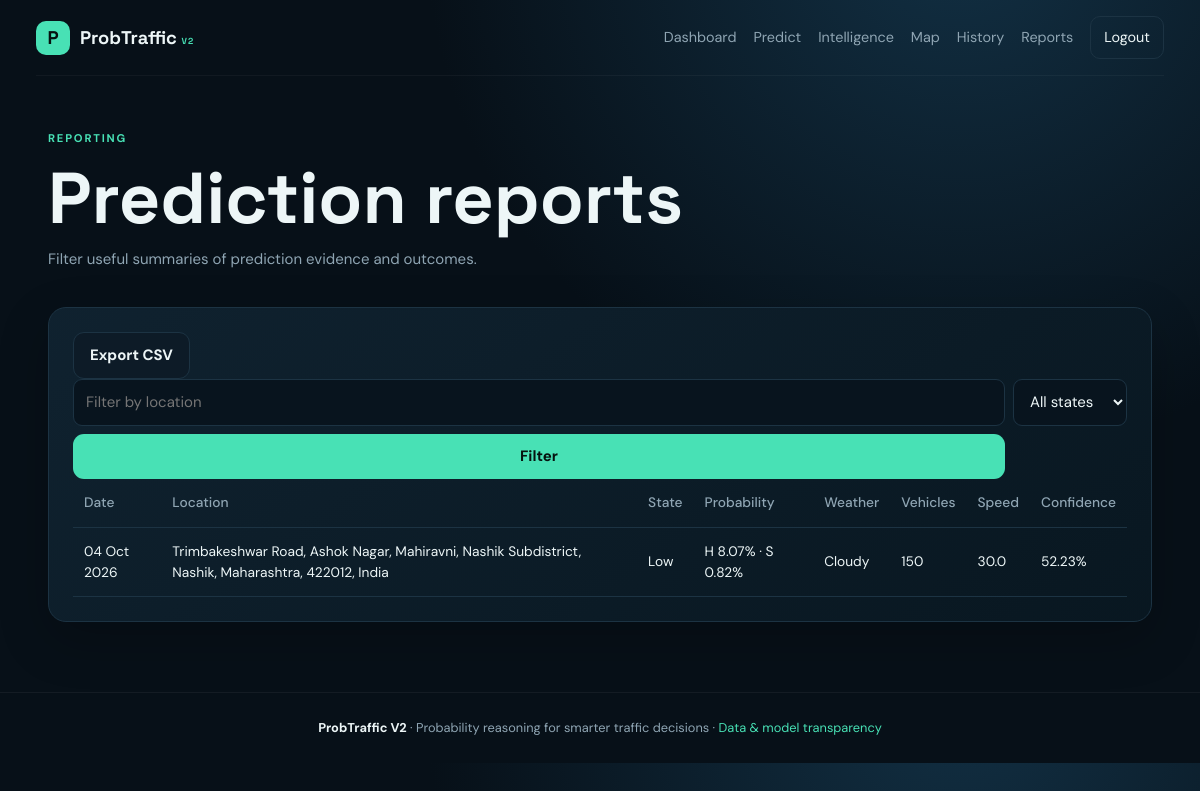
The page /reports (signed in) on the database its author committed.
### app/models.py (models this page shows)
class Prediction(db.Model):
    id = db.Column(db.Integer, primary_key=True)
    user_id = db.Column(db.Integer, db.ForeignKey("user.id"), nullable=False)
    traffic_record_id = db.Column(db.Integer, db.ForeignKey("traffic_record.id"), nullable=False)
    low_probability = db.Column(db.Float, nullable=False)
    moderate_probability = db.Column(db.Float, nullable=False)
    high_probability = db.Column(db.Float, nullable=False)
    severe_probability = db.Column(db.Float, nullable=False)
    predicted_condition = db.Column(db.String(30), nullable=False)
    confidence = db.Column(db.Float, nullable=False)
    explanation = db.Column(db.Text, nullable=True)
    created_at = db.Column(db.DateTime, default=datetime.utcnow)
    user = db.relationship("User", backref="predictions")
    traffic_record = db.relationship("TrafficRecord", backref="prediction", uselist=False)

class TrafficRecord(db.Model):
    id = db.Column(db.Integer, primary_key=True)
    location = db.Column(db.String(160), nullable=False)
    latitude = db.Column(db.Float, nullable=True)
    longitude = db.Column(db.Float, nullable=True)
    vehicle_count = db.Column(db.Integer, nullable=False)
    average_speed = db.Column(db.Float, nullable=False)
    time_of_day = db.Column(db.String(30), nullable=False)
    weather = db.Column(db.String(40), nullable=False)
    incident = db.Column(db.String(60), nullable=False)
    road_condition = db.Column(db.String(40), nullable=False)
    visibility = db.Column(db.Float, nullable=True)
    humidity = db.Column(db.Float, nullable=True)
    wind_speed = db.Column(db.Float, nullable=True)
    created_at = db.Column(db.DateTime, default=datetime.utcnow)
    created_by = db.Column(db.Integer, db.ForeignKey("user.id"), nullable=True)

### app/main.py (the view)
@main_bp.route("/reports")
@login_required
def reports():
    q=Prediction.query.filter_by(user_id=current_user.id).join(TrafficRecord)
    search=request.args.get("q","").strip(); state=request.args.get("state","").strip()
    if search: q=q.filter(TrafficRecord.location.ilike(f"%{search}%"))
    if state: q=q.filter(Prediction.predicted_condition==state)
    predictions=q.order_by(Prediction.created_at.desc()).limit(300).all()
    return render_template("reports.html",predictions=predictions,search=search,state=state)

### app/__init__.py (called while the page is built)
def _csrf_token():
    import secrets
    token=session.get("_csrf")
    if not token:
        token=secrets.token_urlsafe(32); session["_csrf"]=token
    return token

### app/models.py (called while the page is built)
@login_manager.user_loader
def load_user(user_id):
    return User.query.get(int(user_id))

### app/templates/reports.html
{% extends "base.html" %}{% block title %}Reports — ProbTraffic{% endblock %}
{% block content %}<section class="container page-head"><div><span class="eyebrow">REPORTING</span><h1>Prediction reports</h1><p>Filter useful summaries of prediction evidence and outcomes.</p></div></section>
<section class="container panel table-panel"><div class="panel-head"><a class="btn ghost" href="{{url_for('main.reports_csv')}}">Export CSV</a></div><form class="location-tools" method="get"><input name="q" value="{{search}}" placeholder="Filter by location"><select name="state"><option value="">All states</option>{% for s in ["Low","Moderate","High","Severe"] %}<option {% if state==s %}selected{% endif %}>{{s}}</option>{% endfor %}</select><button class="btn primary">Filter</button></form>
<table><thead><tr><th>Date</th><th>Location</th><th>State</th><th>Probability</th><th>Weather</th><th>Vehicles</th><th>Speed</th><th>Confidence</th></tr></thead><tbody>{% for p in predictions %}<tr><td>{{p.created_at.strftime('%d %b %Y')}}</td><td>{{p.traffic_record.location}}</td><td>{{p.predicted_condition}}</td><td>H {{p.high_probability}}% · S {{p.severe_probability}}%</td><td>{{p.traffic_record.weather}}</td><td>{{p.traffic_record.vehicle_count}}</td><td>{{p.traffic_record.average_speed}}</td><td>{{p.confidence}}%</td></tr>{% else %}<tr><td colspan="8" class="muted">No report data.</td></tr>{% endfor %}</tbody></table></section>{% endblock %}

### app/static/css/style.css (style rules this page uses)
:root { --bg:#071018;--panel:#0d1b27;--panel2:#102230;--line:#1c3343;--text:#edf6f7;--muted:#8fa5b3;--accent:#48e1b5;--blue:#6d8cff;--warn:#ffc159;--danger:#ff6b78;--shadow:0 18px 50px rgba(0,0,0,.22) }
* { box-sizing:border-box }
html { scroll-behavior:smooth }
body { margin:0;background:radial-gradient(circle at 80% -10%,#123044 0,#071018 42%);color:var(--text);font:15px/1.55 "DM Sans",sans-serif }
a { color:inherit;text-decoration:none }
button,input,select,textarea { font:inherit }
button { cursor:pointer }
h1,h2,h3 { font-family:"Space Grotesk",sans-serif;line-height:1.1 }
h1 { font-size:clamp(2.4rem,6vw,4.5rem);margin:10px 0 }
p { margin:7px 0 }
.container { width:min(1180px,92%);margin:auto }
.eyebrow { font-size:.7rem;letter-spacing:1.8px;color:var(--accent);font-weight:700 }
.page-head { padding:50px 0 28px;display:flex;align-items:end;justify-content:space-between;gap:25px }
.page-head p,.muted,.disclaimer { color:var(--muted) }
.btn { display:inline-flex;align-items:center;justify-content:center;border:0;border-radius:11px;padding:11px 16px;font-weight:700;min-height:43px }
.btn.primary { background:var(--accent);color:#06130f }
.btn.ghost { background:#0d1b27;border:1px solid var(--line);color:var(--text) }
.hero-card,.panel,.stat-card { background:linear-gradient(145deg,rgba(16,34,48,.96),rgba(9,23,33,.96));border:1px solid var(--line);border-radius:18px;box-shadow:var(--shadow) }
.card-top,.panel-head { display:flex;justify-content:space-between;align-items:center }
.panel { padding:24px }
input,select,textarea { width:100%;padding:11px 12px;background:#08141e;border:1px solid var(--line);color:var(--text);border-radius:9px;outline:none }
.location-tools { display:grid;grid-template-columns:1fr auto;gap:8px }
.table-panel { overflow:auto;margin-bottom:70px }
.table-panel table { width:100%;border-collapse:collapse;min-width:850px }
.table-panel th,.table-panel td { text-align:left;padding:13px 11px;border-bottom:1px solid var(--line);font-size:.86rem }
.table-panel th { color:var(--muted);font-weight:500 }

### rows shown on the page
Prediction: created_at "04 Oct 2026", traffic_record.location "Trimbakeshwar Road, Ashok Nagar, Mahiravni, Nashik Subdistrict, Nashik, Maharashtra, 422012, India", predicted_condition "Low", high_probability "8.07", severe_probability "0.82", traffic_record.weather "Cloudy", traffic_record.vehicle_count "150", traffic_record.average_speed "30.0", confidence "52.23"
